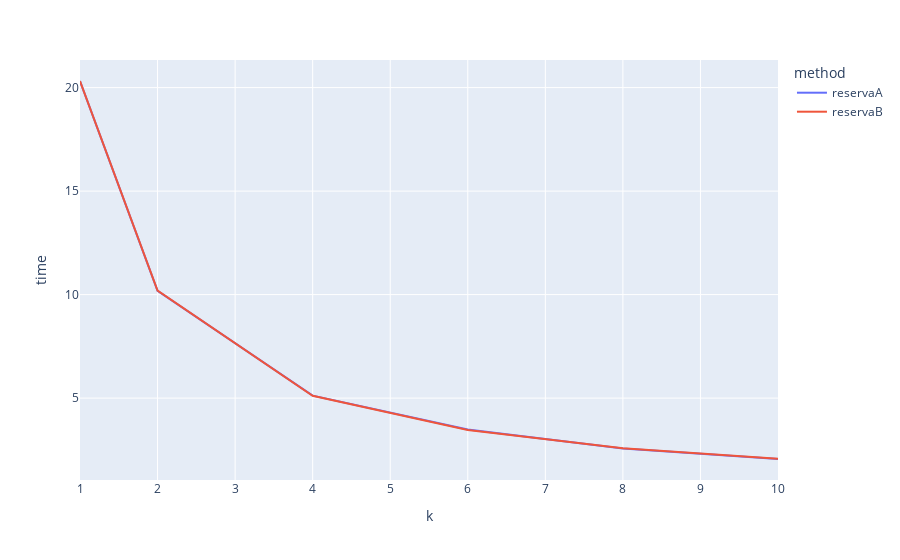

The notebook cell this image was saved under:
### Markdown cell above
### Gráfico Threads x Tempo para READ_COMMITED

### Code cell
fig = px.line(df_r[df_r['iso_lv']=='READ_COMMITTED'], x='k', y='time', color='method')
fig.show()

### Figure 1 — Plotly figure (JSON) as saved in the notebook; plotly's stock layout.template omitted (floating-point values rounded to 4 significant figures)
{"data": [{"hovertemplate": "method=reservaA<br>k=%{x}<br>time=%{y}<extra></extra>", "legendgroup": "reservaA", "line": {"color": "#636efa", "dash": "solid"}, "marker": {"symbol": "circle"}, "mode": "lines", "name": "reservaA", "orientation": "v", "showlegend": true, "type": "scatter", "x": [1, 2, 4, 6, 8, 10], "xaxis": "x", "y": [20.31, 10.18, 5.119, 3.479, 2.565, 2.059], "yaxis": "y"}, {"hovertemplate": "method=reservaB<br>k=%{x}<br>time=%{y}<extra></extra>", "legendgroup": "reservaB", "line": {"color": "#EF553B", "dash": "solid"}, "marker": {"symbol": "circle"}, "mode": "lines", "name": "reservaB", "orientation": "v", "showlegend": true, "type": "scatter", "x": [1, 2, 4, 6, 8, 10], "xaxis": "x", "y": [20.32, 10.19, 5.113, 3.464, 2.574, 2.072], "yaxis": "y"}], "layout": {"legend": {"title": {"text": "method"}, "tracegroupgap": 0}, "margin": {"t": 60}, "xaxis": {"anchor": "y", "domain": [0, 1], "title": {"text": "k"}}, "yaxis": {"anchor": "x", "domain": [0, 1], "title": {"text": "time"}}}}
